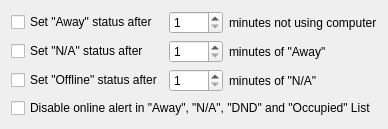
<ui version="4.0" >
 <class>AutoAwayConfigBase</class>
 <widget class="QWidget" name="AutoAwayConfigBase" >
  <property name="geometry" >
   <rect>
    <x>0</x>
    <y>0</y>
    <width>378</width>
    <height>121</height>
   </rect>
  </property>
  <property name="windowTitle" >
   <string></string>
  </property>
  <layout class="QGridLayout" >
   <property name="margin" >
    <number>11</number>
   </property>
   <property name="spacing" >
    <number>6</number>
   </property>
   <item row="0" column="0" >
    <widget class="QCheckBox" name="chkAway" >
     <property name="text" >
      <string>Set "Away" status after</string>
     </property>
    </widget>
   </item>
   <item row="0" column="1" >
    <widget class="QSpinBox" name="spnAway" >
     <property name="minimum" >
      <number>1</number>
     </property>
    </widget>
   </item>
   <item row="0" column="2" >
    <widget class="QLabel" name="TextLabel1" >
     <property name="text" >
      <string>minutes not using computer</string>
     </property>
     <property name="wordWrap" >
      <bool>false</bool>
     </property>
    </widget>
   </item>
   <item row="1" column="2" >
    <widget class="QLabel" name="TextLabel2" >
     <property name="text" >
      <string>minutes of "Away"</string>
     </property>
     <property name="wordWrap" >
      <bool>false</bool>
     </property>
    </widget>
   </item>
   <item row="2" column="2" >
    <widget class="QLabel" name="TextLabel3" >
     <property name="text" >
      <string>minutes of "N/A"</string>
     </property>
     <property name="wordWrap" >
      <bool>false</bool>
     </property>
    </widget>
   </item>
   <item row="1" column="1" >
    <widget class="QSpinBox" name="spnNA" >
     <property name="minimum" >
      <number>1</number>
     </property>
    </widget>
   </item>
   <item row="1" column="0" >
    <widget class="QCheckBox" name="chkNA" >
     <property name="text" >
      <string>Set "N/A" status after</string>
     </property>
    </widget>
   </item>
   <item row="2" column="1" >
    <widget class="QSpinBox" name="spnOff" >
     <property name="minimum" >
      <number>1</number>
     </property>
    </widget>
   </item>
   <item row="2" column="0" >
    <widget class="QCheckBox" name="chkOff" >
     <property name="text" >
      <string>Set "Offline" status after</string>
     </property>
    </widget>
   </item>
   <item row="3" column="0" colspan="3" >
    <widget class="QCheckBox" name="chkAlert" >
     <property name="text" >
      <string>Disable online alert in "Away", "N/A", "DND" and "Occupied" List</string>
     </property>
    </widget>
   </item>
   <item row="3" column="0" >
    <spacer>
     <property name="orientation" >
      <enum>Qt::Vertical</enum>
     </property>
     <property name="sizeType" >
      <enum>QSizePolicy::Expanding</enum>
     </property>
     <property name="sizeHint" >
      <size>
       <width>20</width>
       <height>20</height>
      </size>
     </property>
    </spacer>
   </item>
  </layout>
 </widget>
 <tabstops>
  <tabstop>chkAway</tabstop>
  <tabstop>spnAway</tabstop>
  <tabstop>chkNA</tabstop>
  <tabstop>spnNA</tabstop>
  <tabstop>chkAlert</tabstop>
 </tabstops>
 <resources/>
 <connections/>
</ui>
